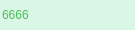
<?xml version="1.0" encoding="UTF-8"?>
<ui version="4.0">
 <class>FriendLabel</class>
 <widget class="QWidget" name="FriendLabel">
  <property name="geometry">
   <rect>
    <x>0</x>
    <y>0</y>
    <width>135</width>
    <height>30</height>
   </rect>
  </property>
  <property name="minimumSize">
   <size>
    <width>0</width>
    <height>30</height>
   </size>
  </property>
  <property name="maximumSize">
   <size>
    <width>16777215</width>
    <height>30</height>
   </size>
  </property>
  <property name="windowTitle">
   <string>Form</string>
  </property>
  <property name="styleSheet">
   <string notr="true">#FriendLabel{
	background: #daf6e7;
	color: #48bf56;
	border-radius: 10px
}</string>
  </property>
  <layout class="QHBoxLayout" name="horizontalLayout">
   <property name="spacing">
    <number>0</number>
   </property>
   <property name="leftMargin">
    <number>2</number>
   </property>
   <property name="topMargin">
    <number>0</number>
   </property>
   <property name="rightMargin">
    <number>0</number>
   </property>
   <property name="bottomMargin">
    <number>0</number>
   </property>
   <item>
    <widget class="QLabel" name="tip_lab">
     <property name="minimumSize">
      <size>
       <width>0</width>
       <height>30</height>
      </size>
     </property>
     <property name="maximumSize">
      <size>
       <width>16777215</width>
       <height>30</height>
      </size>
     </property>
     <property name="styleSheet">
      <string notr="true">    background: #daf6e7;
    color: #48bf56;
    border-radius: 10px;</string>
     </property>
     <property name="text">
      <string>6666</string>
     </property>
     <property name="scaledContents">
      <bool>false</bool>
     </property>
     <property name="wordWrap">
      <bool>false</bool>
     </property>
    </widget>
   </item>
   <item alignment="Qt::AlignmentFlag::AlignLeft">
    <widget class="QPushButton" name="close_btn">
     <property name="minimumSize">
      <size>
       <width>20</width>
       <height>20</height>
      </size>
     </property>
     <property name="maximumSize">
      <size>
       <width>20</width>
       <height>20</height>
      </size>
     </property>
     <property name="styleSheet">
      <string notr="true">    background: #daf6e7;
    color: #48bf56;
    border-radius: 10px;</string>
     </property>
     <property name="text">
      <string/>
     </property>
     <property name="icon">
      <iconset resource="resource.qrc">
       <normaloff>:/res/tipclose.png</normaloff>:/res/tipclose.png</iconset>
     </property>
     <property name="autoDefault">
      <bool>false</bool>
     </property>
     <property name="default">
      <bool>false</bool>
     </property>
     <property name="flat">
      <bool>true</bool>
     </property>
    </widget>
   </item>
  </layout>
 </widget>
 <resources>
  <include location="resource.qrc"/>
 </resources>
 <connections/>
</ui>
